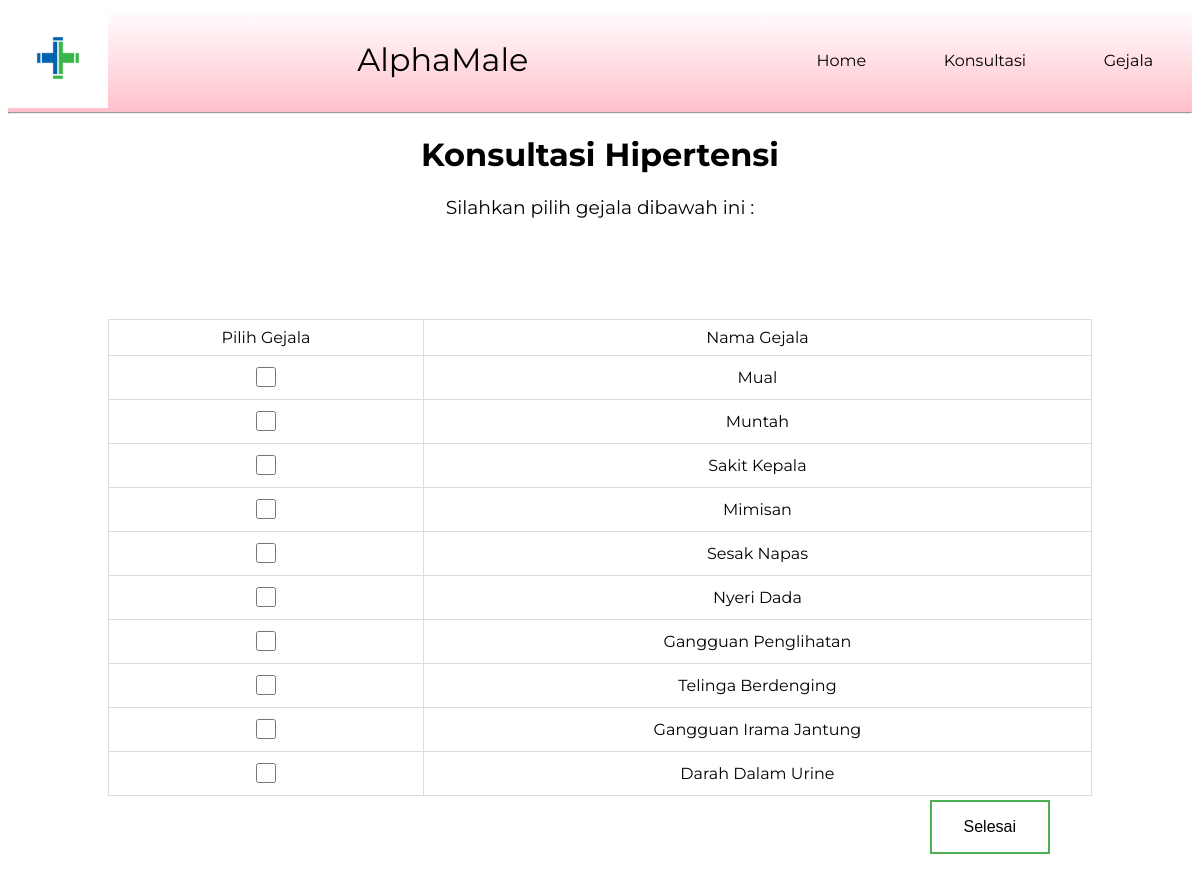
Page /konsul.php on the earlier database version.
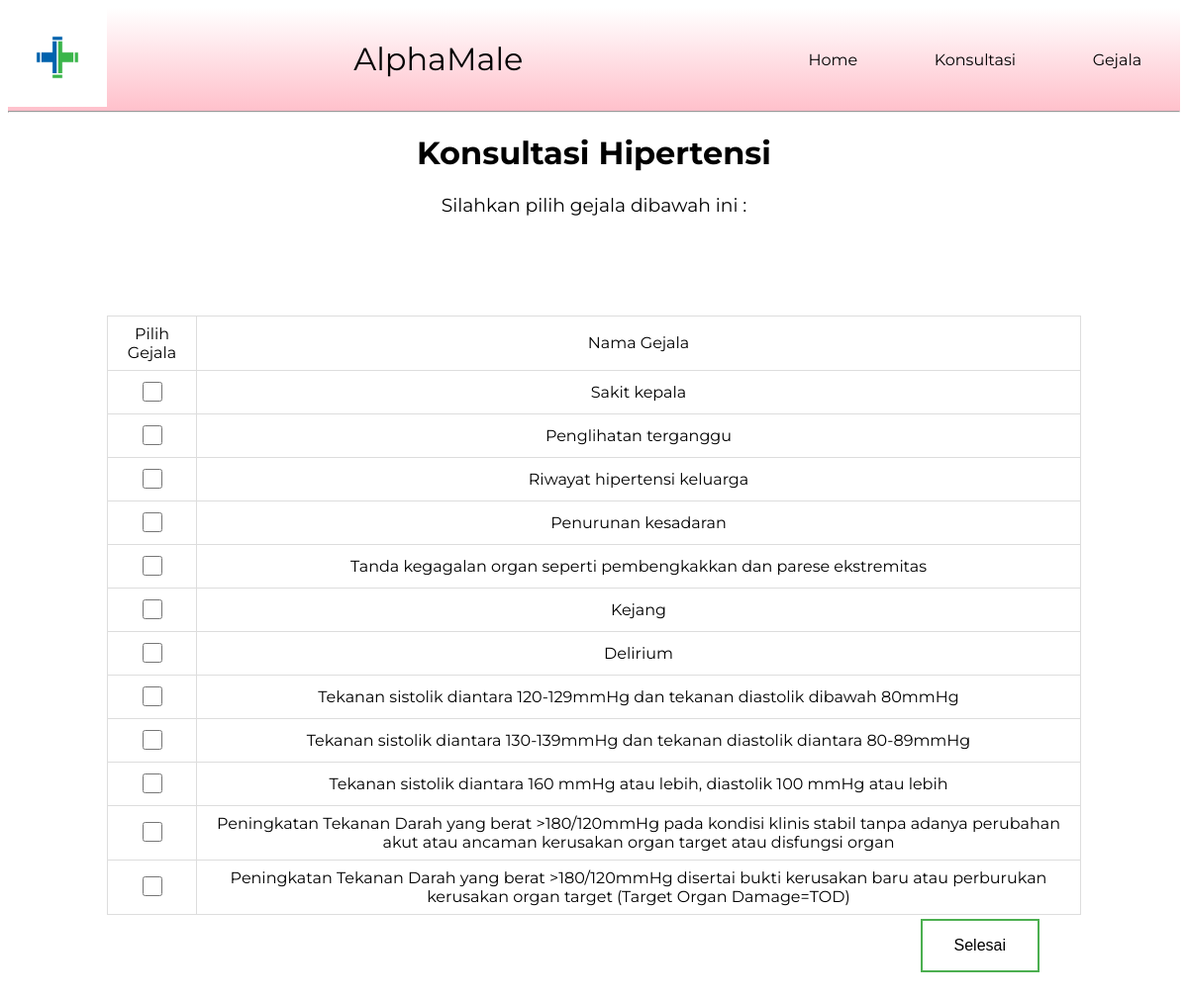
Same page on the later database version.
### tables this page shows
CREATE TABLE `gejala` (
  `id_gejala` int(11) NOT NULL,
  `gejala` varchar(1000) NOT NULL
);

### connect.php (called while the page is built, shortened)
<?php
class koneksi
{
  private $_host = 'localhost';
  private $_username = 'root';
  private $_password = '';
  private $_database = 'hipertensi';
  protected $conn;
  public function __construct()
  {
    if (!isset($this->connection)) {
      $this->conn = new mysqli($this->_host, $this->_username, $this->_password, $this->_database);
    }
    return $this->conn;
  }
}

### crud.php (called while the page is built, shortened)
<?php
include 'connect.php';
class Crud extends koneksi
{
    public function readGejala()
    {
        $sql = "SELECT * FROM gejala";
        $result = $this->conn->query($sql);
        while ($row = $result->fetch_assoc()) {
            $rows[] = $row;
        }
        return $rows;
    }
}

### konsul.php (the view, shortened to what this page needs)
<?php
include_once 'crud.php';
$crud = new Crud;
$arrayName = $crud->readGejala(); ?>
<!DOCTYPE html>
<html>
<head>
    <link href="css/konsul.css" rel="stylesheet">
</head>
<body>
    <?php include 'navbar.php'; ?>
    <h1>Konsultasi Hipertensi</h1>
    <h3>Silahkan pilih gejala dibawah ini :</h3>
    <div class="customer">
        <form method="POST" action="hasil.php">
            <table id="customers">
                <thead>
                    <tr>
                        <td style="text-align: center;">Pilih Gejala</td>
                        <td style="text-align: center;">Nama Gejala</td>
                    </tr>
                </thead>
                <?php
                foreach ($arrayName as $r) {
                ?>
                    <tbody>
                        <tr>
                            <td style="text-align: center;" name="gejala[]"><input id="gejala<?php echo $r['id_gejala']; ?>" name="gejala[]" type="checkbox" value="<?php echo $r['id_gejala']; ?>" style="width: 1.5em; height:1.5em;"></td>
                            <td style="text-align: center;"><?php echo $r["gejala"]; ?></td>
                        </tr>
                    </tbody>
                <?php
                }
                ?>
            </table>
            <div class="btn">
                <input class="button" type="submit" value="Selesai" name="submit">
            </div>
        </form>
    </div>
</body>
</html>

Differences in the rows shown:
changed gejala: gejala "Mual" → "Sakit kepala"
changed gejala: gejala "Muntah" → "Penglihatan terganggu"
changed gejala: gejala "Sakit Kepala" → "Riwayat hipertensi keluarga"
changed gejala: gejala "Mimisan" → "Penurunan kesadaran"
changed gejala: gejala "Sesak Napas" → "Tanda kegagalan organ seperti pembengkakkan dan parese ekstremitas"
changed gejala: gejala "Nyeri Dada" → "Kejang"
changed gejala: gejala "Gangguan Penglihatan" → "Delirium"
changed gejala: gejala "Telinga Berdenging" → "Tekanan sistolik diantara 120-129mmHg dan tekanan diastolik dibawah 80mmHg"
changed gejala: gejala "Gangguan Irama Jantung" → "Tekanan sistolik diantara 130-139mmHg dan tekanan diastolik diantara 80-89mmHg"
changed gejala: gejala "Darah Dalam Urine" → "Tekanan sistolik diantara 160 mmHg atau lebih, diastolik 100 mmHg atau lebih"
added gejala: gejala "Peningkatan Tekanan Darah yang berat >180/120mmHg pada kondisi klinis stabil tanpa adanya perubahan akut atau ancaman kerusakan organ target atau disfungsi organ"
added gejala: gejala "Peningkatan Tekanan Darah yang berat >180/120mmHg disertai bukti kerusakan baru atau perburukan kerusakan organ target (Target Organ Damage=TOD)"
